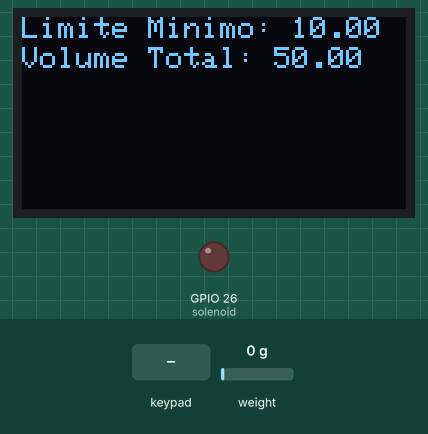
The sketch below on a simulated ESP32. Parts: 128×64 one-colour display, output pins drawn as LEDs (lit = HIGH). Inputs (shaded band) come from the test bench; at power-on: weight on the scale 0 g. WiFi joins after 1.5 s; servers stay silent unless stated; uploads are accepted with an empty reply; what the sketch prints to the serial monitor is not drawn.

Above: at 1.6 s.
At 3.7 s:
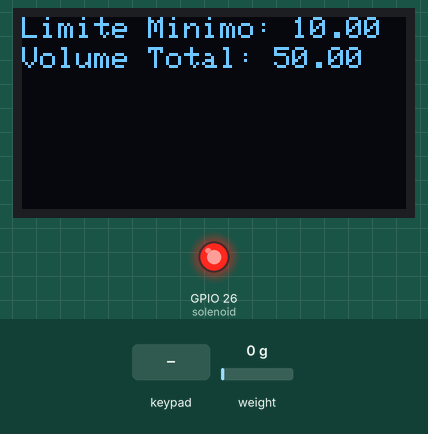
3.8 s: key '1' pressed
5.6 s: key 'A' pressed
8.0 s: keypad keys 1 2 1 3 1 4 1 5 # pressed 1.111 s apart
At 18.2 s:
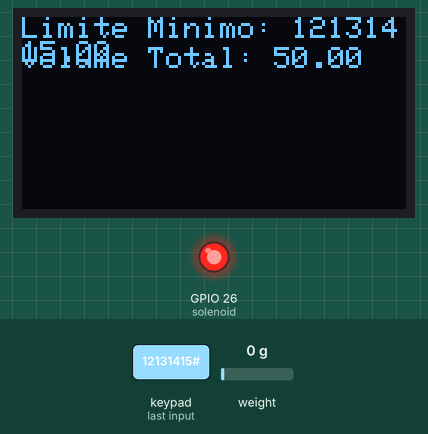
19.4 s: key 'B' pressed
Timing chart, 0 to 22.4 s (numbered marks = the images above; inputs shaded):
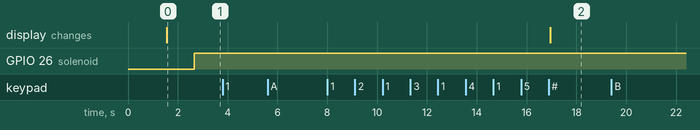

The sketch:

sketch.ino
```cpp
#include <WiFi.h>
#include <HTTPClient.h>
#include <ArduinoJson.h>
#include "HX711.h"
#include <Wire.h>
#include <Adafruit_GFX.h>
#include <Adafruit_SSD1306.h>
#include <Keypad.h>

const char* ssid = "Wokwi-GUEST";
const char* password = "";

#define solenoid 26

const int PINO_DOUT_CELULA_CARGA = 16;
const int PINO_SCK_CELULA_CARGA = 4;
HX711 balanca;
float fator_calibracao = -1365;
float limiteMinimo = 10;
float volumeTotal = 50;
String base_url = "https://api.tago.io/data";
String TAGOIO_DEVICE_TOKEN = "3207e1fb-e308-4de0-9664-29df4d7d20ae";

float ultimoNivel = -1;

#define SCREEN_WIDTH 128
#define SCREEN_HEIGHT 64
#define SCREEN_ADDRESS 0x3C
Adafruit_SSD1306 display(SCREEN_WIDTH, SCREEN_HEIGHT, &Wire, -1);

const byte ROW_NUM = 4;
const byte COLUMN_NUM = 4;
char keys[ROW_NUM][COLUMN_NUM] = {
  {'1','2','3','A'},
  {'4','5','6','B'},
  {'7','8','9','C'},
  {'*','0','#','D'}
};
byte pin_rows[ROW_NUM] = {12, 13, 14, 15};
byte pin_column[COLUMN_NUM] = {5, 17, 18, 19};
Keypad keypad = Keypad(makeKeymap(keys), pin_rows, pin_column, ROW_NUM, COLUMN_NUM);

void displayValues() {
  display.clearDisplay();
  display.setCursor(0, 0);
  display.print("Limite Minimo: ");
  display.print(limiteMinimo);
  display.setCursor(0, 10);
  display.print("Volume Total: ");
  display.print(volumeTotal);
  display.display();
}

String readNumberFromKeypad() {
  String input = "";
  while (true) {
    char key = keypad.getKey();
    if (key) {
      if (key == '#') break;
      if (key >= '0' && key <= '9') {
        input += key;
        Serial.print(key);
      }
    }
    delay(50);
  }
  Serial.println();
  return input;
}

void setup_wifi() {
  Serial.print("Conectando ao WiFi...");
  WiFi.begin(ssid, password);
  while (WiFi.status() != WL_CONNECTED) {
    delay(500);
    Serial.print(".");
  }
  Serial.println("\nWiFi conectado com sucesso!");
  Serial.print("IP: ");
  Serial.println(WiFi.localIP());
}

void sendTagoIoData(float nivel) {
  if (WiFi.status() == WL_CONNECTED) {
    HTTPClient http;
    http.begin(base_url);
    http.addHeader("Content-Type", "application/json");
    http.addHeader("Device-Token", TAGOIO_DEVICE_TOKEN);

    StaticJsonDocument<200> doc;
    doc["variable"] = "Nivel";
    doc["value"] = nivel;

    String payload;
    serializeJson(doc, payload);

    int responseCode = http.POST(payload);
    Serial.print("HTTP Response Code: ");
    Serial.println(responseCode);

    http.end();
  }
}

void setup() {
  Serial.begin(115200);
  setup_wifi();
  pinMode(solenoid, OUTPUT);

  Wire.begin(21, 22);
  if (!display.begin(SSD1306_SWITCHCAPVCC, SCREEN_ADDRESS)) {
    Serial.println(F("SSD1306 allocation failed"));
    for (;;);
  }
  displayValues();

  Serial.println("Inicializando sensor...");
  balanca.begin(PINO_DOUT_CELULA_CARGA, PINO_SCK_CELULA_CARGA);
  balanca.set_scale();
  delay(1000);
  Serial.println("Sensor pronto.");
}

void loop() {
  char key = keypad.getKey();

  if (key) {
    Serial.print("Tecla pressionada: ");
    Serial.println(key);

    if (key == 'A') {
      Serial.println("Digite o novo Limite Minimo e pressione #: ");
      limiteMinimo = readNumberFromKeypad().toFloat();
    } else if (key == 'C') {
      Serial.println("Digite o novo Volume Total e pressione #: ");
      volumeTotal = readNumberFromKeypad().toFloat();
    } else if (key == '#') {
      Serial.println("Valores resetados!");
      limiteMinimo = 10;
      volumeTotal = 50;
    }
    displayValues();
  }


  unsigned int ADC = balanca.get_units();
  float peso = float(ADC) / 2100 * 5;
  float nivel = (peso / volumeTotal) * 100;

  Serial.print("Nível = ");
  Serial.print(nivel);
  Serial.println("%\n");

  if (nivel > limiteMinimo) {
    if (nivel != ultimoNivel) {
      sendTagoIoData(nivel);
      ultimoNivel = nivel;
      digitalWrite(solenoid, LOW);
    }
  } else {
    digitalWrite(solenoid, HIGH);
    Serial.println("Reservatório atingiu o nível mínimo. Fornecimento interrompido!");
    sendTagoIoData(nivel);
  }
  delay(500);
}
```

Measured:
- after the input at 3.8 s, every drawn part: stays the same
- after the input at 5.6 s, every drawn part: stays the same
- after the input at 8.0 s, the display: changes after 9.0 s (image 2)
- after the input at 19.4 s, every drawn part: stays the same
